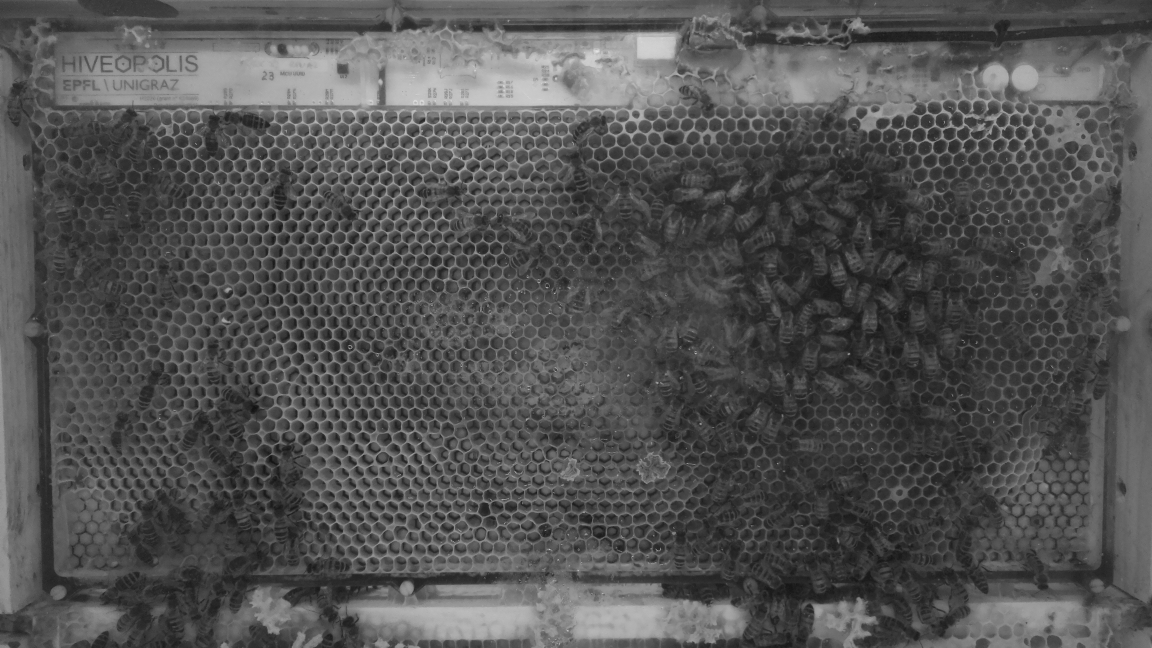
#> input picture live_bees/h2r1/random_images_25/hive2_rpi1_240420-223101Z.jpg, 4608 x 2592 px (shown at 1/4 size); its folder holds only this picture in this run
$ jupyter execute thresholding.ipynb
#> lines starting #> are read from the running program, lines starting #| are printed output that depends on the picture; after the words box and inside, x2 and y2 are one past the last pixel; in counts of white or black regions, pixels touching at a corner belong together
[cell 1]
import cv2
from skimage.morphology import remove_small_holes, remove_small_objects, disk, opening, closing
import glob
import pathlib

[cell 2]
rpi = 'h2r4'

path_to_folder = '../live_bees/' + rpi + '/random_images_25/*.jpg'
folder_in = sorted(glob.glob(path_to_folder))
names = [pathlib.Path(x).stem for x in folder_in]
imgs = [cv2.imread(x) for x in folder_in]
#> imgs = 1 item

output_folder = '../a_processed_images/thresholding/' + rpi + '/'

[cell 3]
if rpi == 'h2r1': threshold = 60 #h2r1
if rpi == 'h2r2': threshold = 100 #h2r2
if rpi == 'h2r3': threshold = 60 #h2r3
if rpi == 'h2r4': threshold = 50 #h2r4
imgs_tmp = []
for img in imgs:
    img_tmp = cv2.equalizeHist(cv2.cvtColor(img, cv2.COLOR_BGR2GRAY)) #histogram equalization
    img_tmp = cv2.GaussianBlur(img_tmp, (7, 7), 0) #blur cause it never caused any harm
    _, img_tmp = cv2.threshold(img_tmp, threshold, 255, cv2.THRESH_BINARY) #thresholding
    img_tmp = cv2.resize(img_tmp, (0, 0), fx=0.5, fy=0.5)
    imgs_tmp.append(img_tmp)
#> this loop made 1 pass
#> pass 1, `img_tmp = cv2.equalizeHist(cv2.cvtColor(img, cv2.COLOR_BGR2GRAY))`:
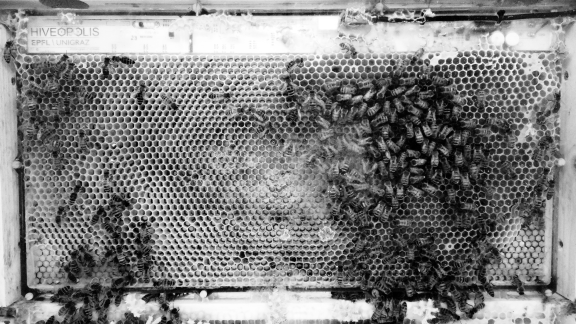
#> img_tmp: shape (2592, 4608) (shown at 1/8 size); min 0, max 255, mean 128.8
#> pass 1, `_, img_tmp = cv2.threshold(img_tmp, threshold, 255, cv2.THRESH_BINARY)`:
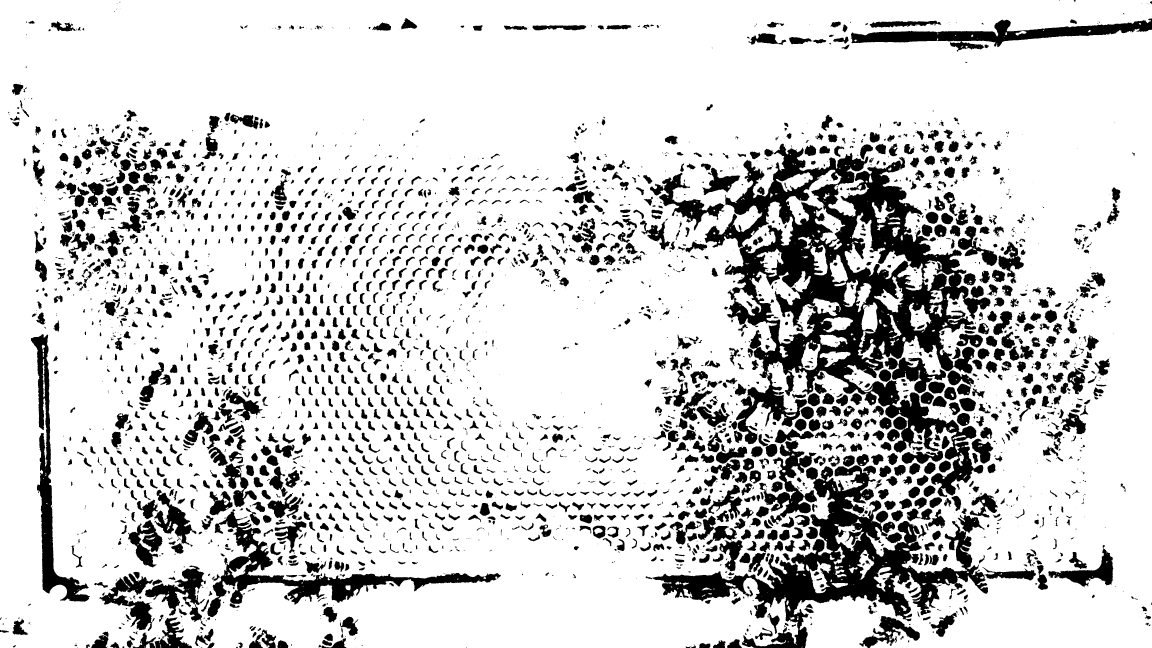
#> img_tmp: shape (2592, 4608) (shown at 1/4 size); 81.9% white; 3406 black regions (967 under 20 px), largest, box (x1, y1, x2, y2) and area: (2600, 575, 3962, 1988) 526359, (2610, 1861, 4144, 2592) 237171, (830, 2037, 2003, 2469) 72820
#> after the loop, imgs_tmp = 1 item

[cell 4]
imgs_tmp1000_oc = []
times = []
for img_tmp, name in zip(imgs_tmp, names):
    # some morphological operations (this take lil bit of time)
    img_tmp1000 = remove_small_objects(img_tmp, min_size=1000); #remove small objects
    img_tmp1000_rem = remove_small_holes(img_tmp1000, area_threshold=1000); #remove small holes
    img_tmp1000_oc = closing(opening(img_tmp1000_rem, disk(5)), disk(5)) #open then close the mask (small disk cause takes time)
    imgs_tmp1000_oc.append(~img_tmp1000_oc)
    # to save time in the future, save the masks
    cv2.imwrite(output_folder + name + '.jpg', ~img_tmp1000_oc*255)
#> this loop made 1 pass
#> name on pass 1: 'hive2_rpi1_240420-223101Z'
#> pass 1, `img_tmp1000_rem = remove_small_holes(img_tmp1000, area_threshold=1000);`:
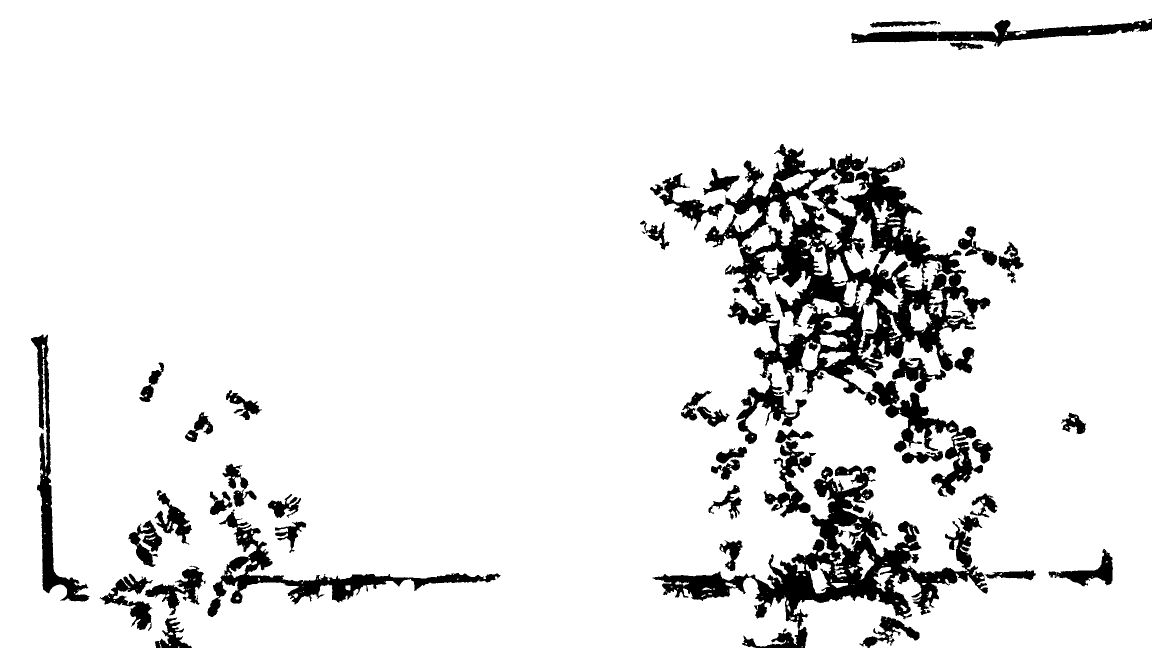
#> img_tmp1000_rem: shape (1296, 2304) bool (shown at 1/2 size); 90.8% white; 42 black regions, largest, box (x1, y1, x2, y2) and area: (1410, 288, 1981, 811) 98475, (1305, 931, 1976, 1296) 53947, (415, 1019, 1001, 1234) 16951
#> pass 1, `img_tmp1000_oc = closing(opening(img_tmp1000_rem, disk(5)), disk(5))`:
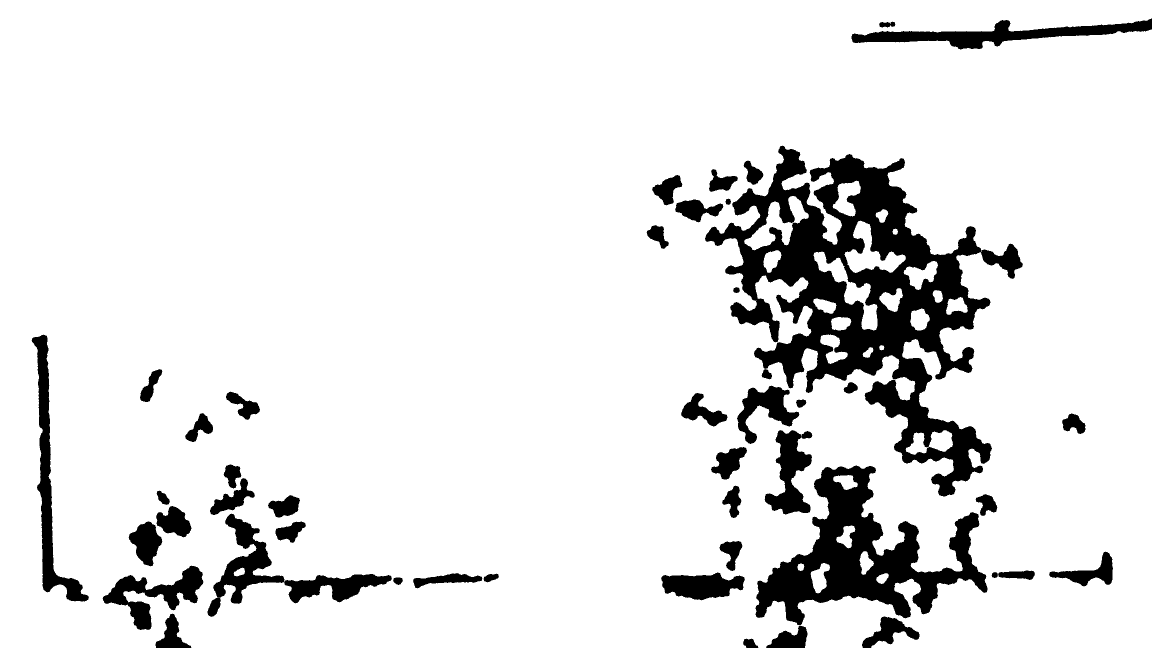
#> img_tmp1000_oc: shape (1296, 2304) bool (shown at 1/2 size); 89.4% white; 45 black regions, largest, box (x1, y1, x2, y2) and area: (1410, 291, 2046, 993) 139274, (1511, 931, 1975, 1251) 54296, (1703, 37, 2304, 99) 12924
#> pass 1, `cv2.imwrite(output_folder + name + '.jpg', ~img_tmp1000_oc*255)`:
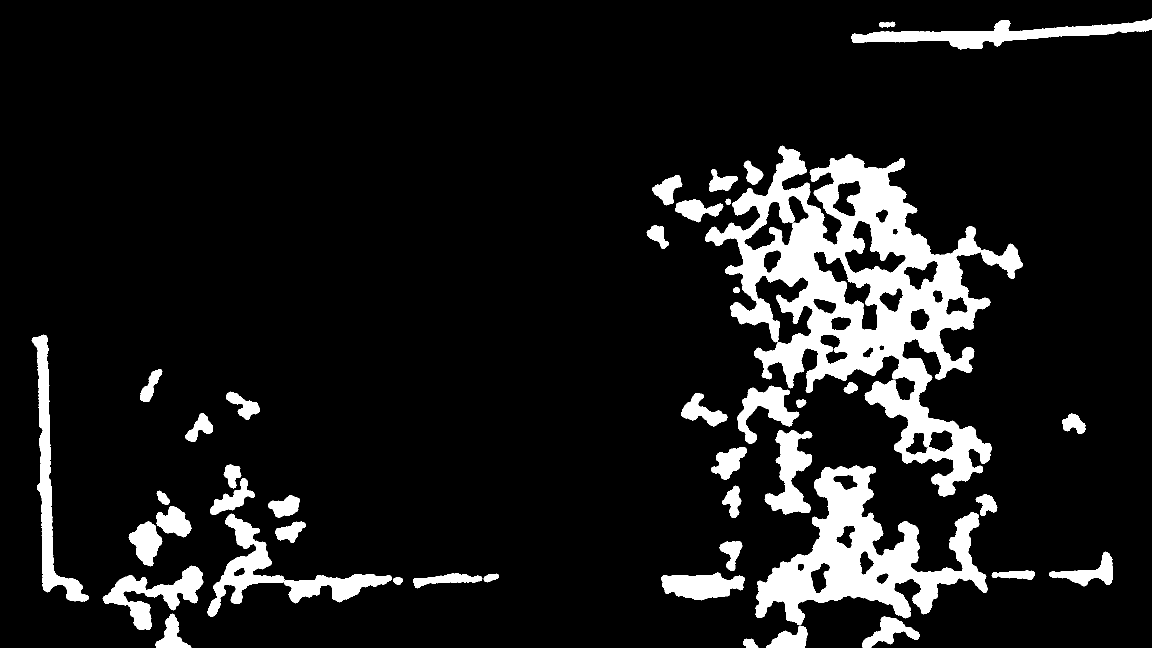
#> saved as hive2_rpi1_240420-223101Z.jpg: shape (1296, 2304) (shown at 1/2 size); 10.6% white; 45 white regions, largest, box (x1, y1, x2, y2) and area: (1410, 291, 2046, 993) 139274, (1511, 931, 1975, 1251) 54296, (1703, 37, 2304, 99) 12924
#> after the loop, imgs_tmp1000_oc = 1 item

$ run again, on live_bees/h2r1/random_images_25/hive2_rpi1_240421-202101Z.jpg
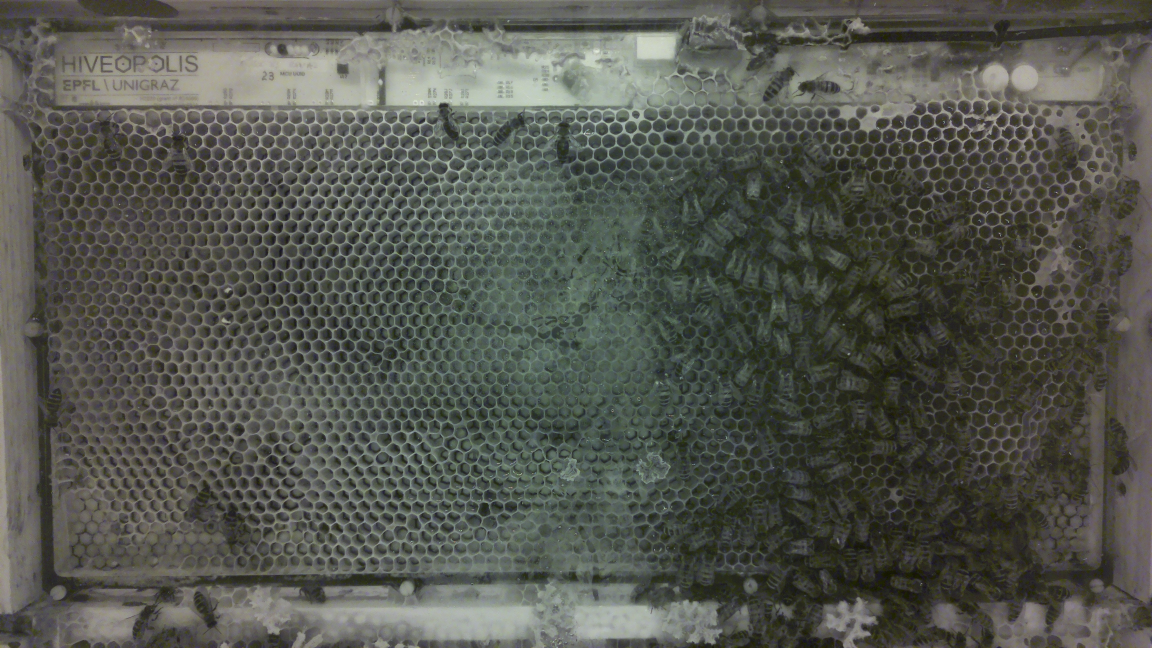
#> input picture live_bees/h2r1/random_images_25/hive2_rpi1_240421-202101Z.jpg, 4608 x 2592 px (shown at 1/4 size)
#> imgs = 1 item
#> the loop `for img in imgs:` made 1 pass
#> pass 1, `_, img_tmp = cv2.threshold(img_tmp, threshold, 255, cv2.THRESH_BINARY)`:
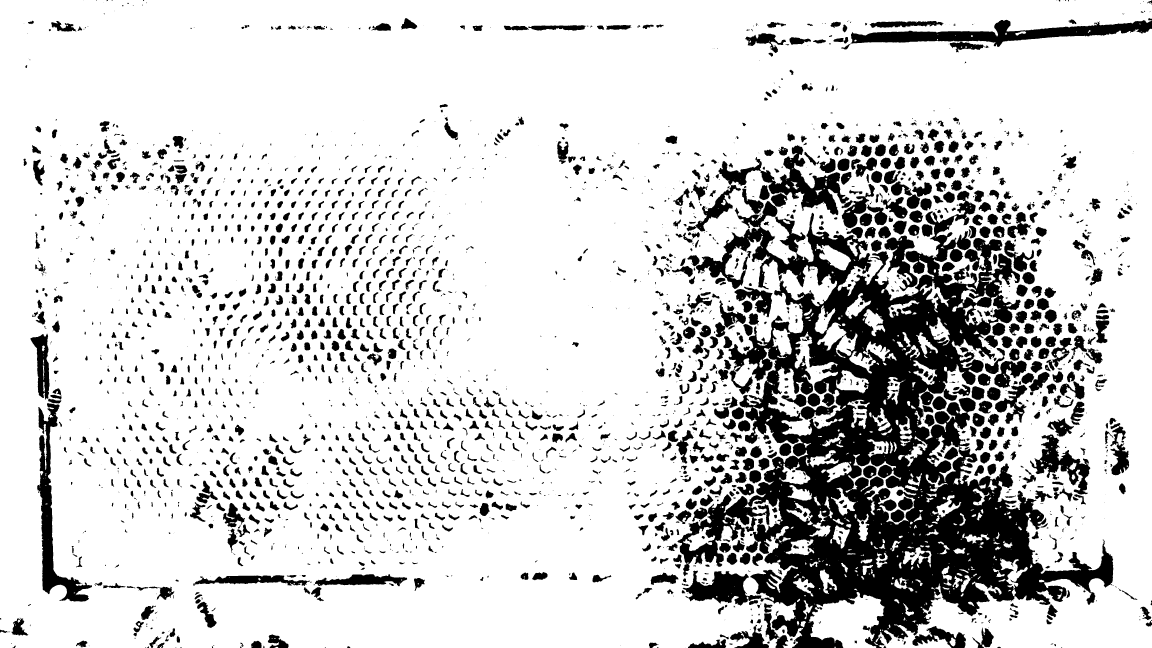
#> img_tmp: shape (2592, 4608) (shown at 1/4 size); 81.6% white; 2797 black regions (793 under 20 px), largest, box (x1, y1, x2, y2) and area: (2710, 763, 4454, 2592) 1129188, (3366, 79, 4608, 210) 51895, (149, 1613, 368, 2407) 38898
#> the loop `for img_tmp, name in zip(imgs_tmp, names):` made 1 pass
#> name on pass 1: 'hive2_rpi1_240421-202101Z'
#> pass 1, `cv2.imwrite(output_folder + name + '.jpg', ~img_tmp1000_oc*255)`:
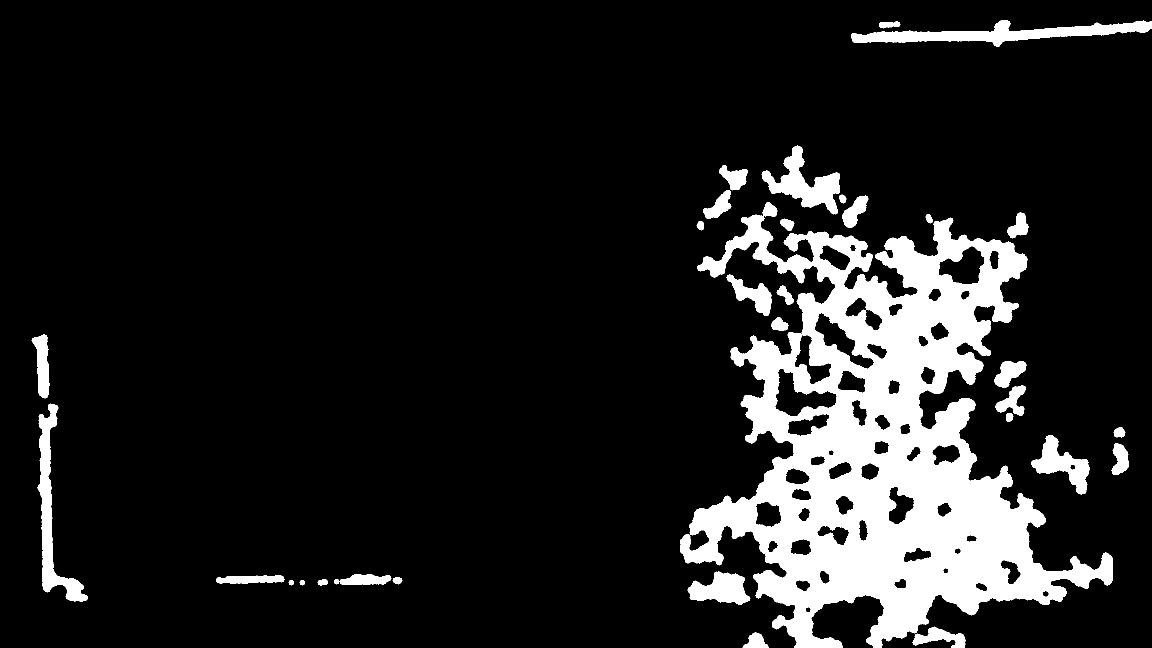
#> saved as hive2_rpi1_240421-202101Z.jpg: shape (1296, 2304) (shown at 1/2 size); 12.6% white; 32 white regions, largest, box (x1, y1, x2, y2) and area: (1360, 404, 2226, 1296) 307905, (1702, 40, 2304, 94) 12142, (75, 807, 176, 1203) 9710

$ run again, on live_bees/h2r1/random_images_25/hive2_rpi1_240426-024601Z.jpg
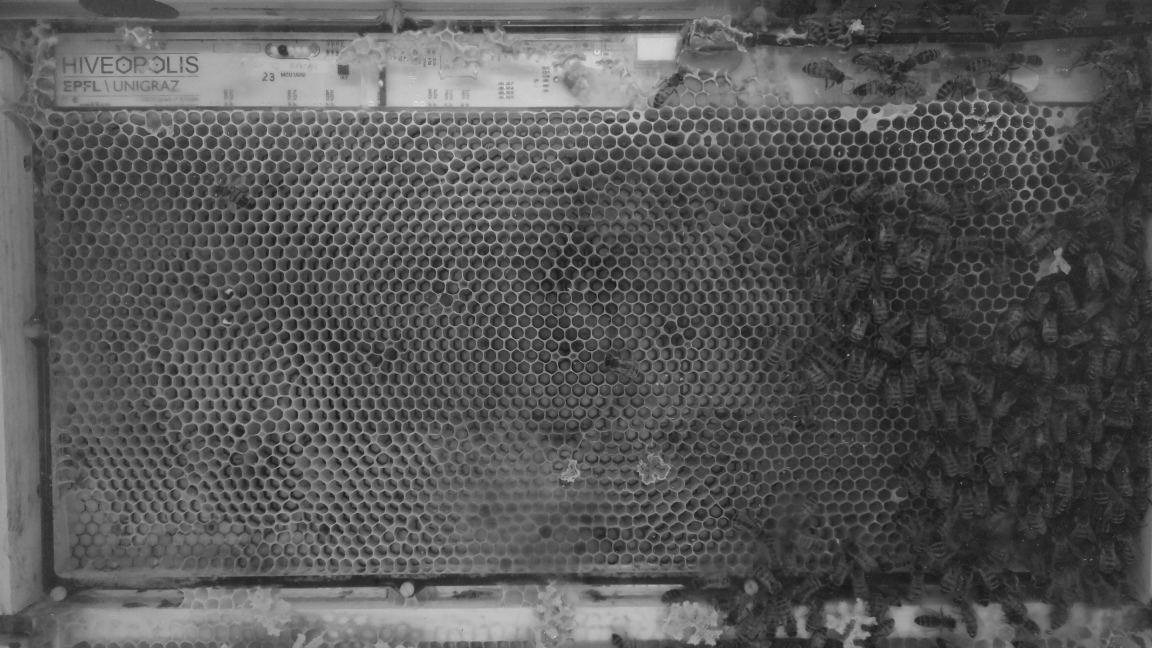
#> input picture live_bees/h2r1/random_images_25/hive2_rpi1_240426-024601Z.jpg, 4608 x 2592 px (shown at 1/4 size)
#> imgs = 1 item
#> the loop `for img in imgs:` made 1 pass
#> pass 1, `_, img_tmp = cv2.threshold(img_tmp, threshold, 255, cv2.THRESH_BINARY)`:
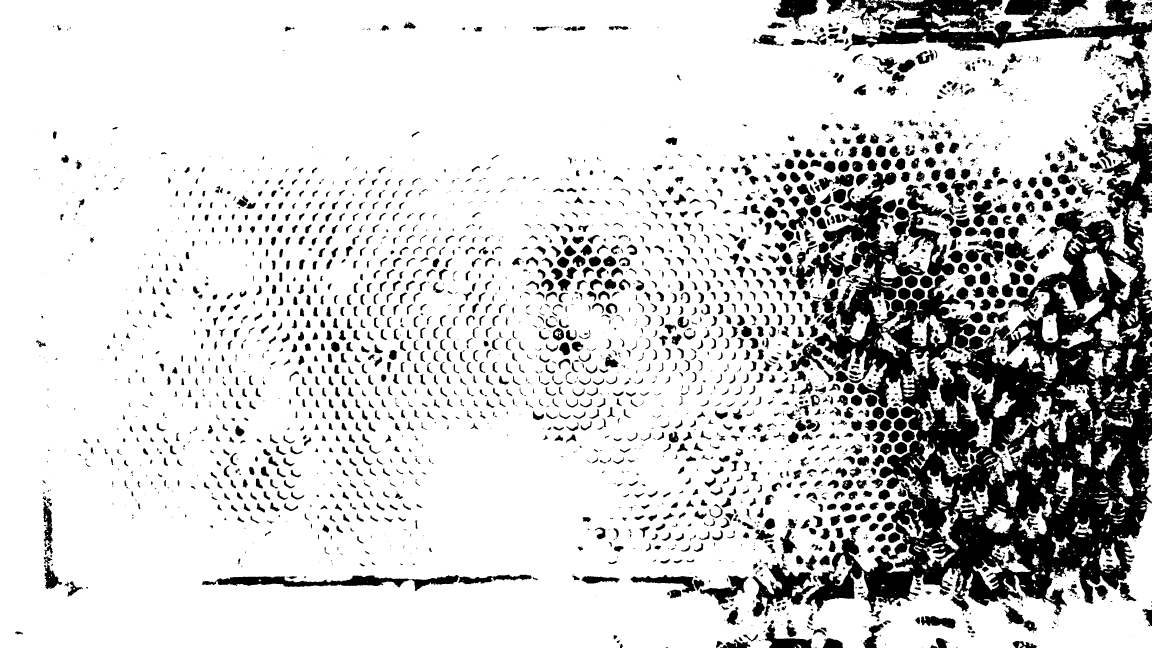
#> img_tmp: shape (2592, 4608) (shown at 1/4 size); 81.6% white; 3056 black regions (877 under 20 px), largest, box (x1, y1, x2, y2) and area: (3219, 491, 4608, 2463) 1121199, (3370, 0, 4608, 244) 125664, (808, 2300, 1836, 2364) 24931
#> the loop `for img_tmp, name in zip(imgs_tmp, names):` made 1 pass
#> name on pass 1: 'hive2_rpi1_240426-024601Z'
#> pass 1, `cv2.imwrite(output_folder + name + '.jpg', ~img_tmp1000_oc*255)`:
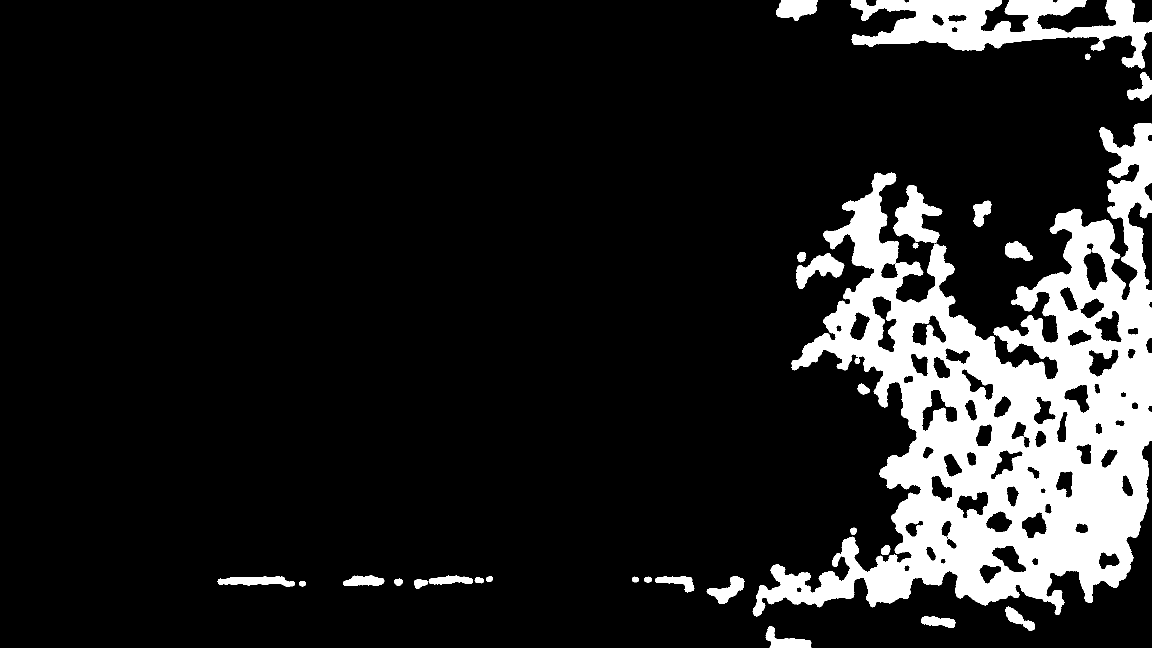
#> saved as hive2_rpi1_240426-024601Z.jpg: shape (1296, 2304) (shown at 1/2 size); 12.7% white; 31 white regions, largest, box (x1, y1, x2, y2) and area: (1505, 246, 2304, 1233) 314814, (1701, 0, 2304, 137) 35750, (1787, 370, 1885, 487) 5713
